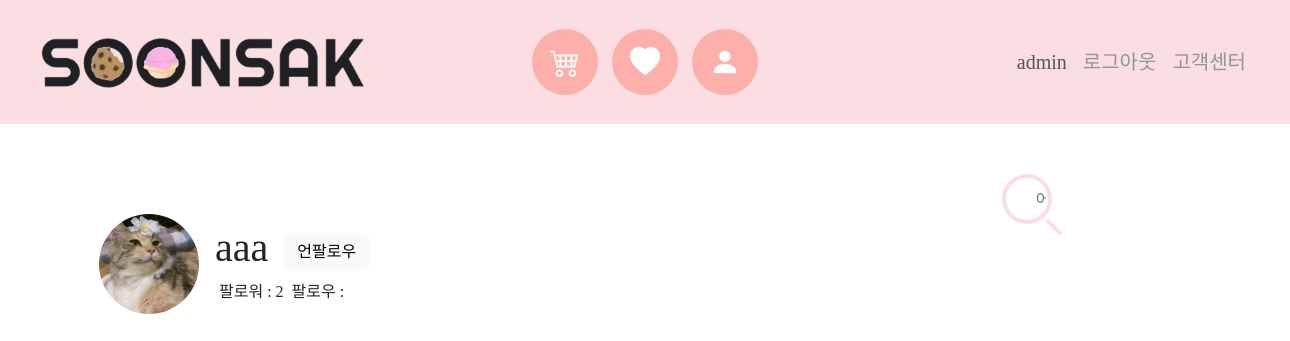
Page /accounts/1/ (signed in) on the committed database.
### accounts/models.py (models this page shows)
class User(AbstractUser):
    pass
    address = models.CharField(max_length=250)
    followings = models.ManyToManyField('self', symmetrical=False, related_name='followers')
    profile_image = ProcessedImageField(
        upload_to="images/accounts/",
        blank=True,
        processors=[ResizeToFill(300, 300)],
        format="JPEG",
        options={"quality": 100},
    )

### accounts/views.py (the view)
# urls.py: path('<int:user_pk>/', views.detail, name="detail"),
def detail(request, user_pk):
    user = User.objects.get(pk=user_pk)
    user_followers = user.followings.count()
    context = {
        'user': user,
        'user_followers':user_followers,
    }
    return render(request, 'accounts/detail.html', context)

### accounts/templates/accounts/detail.html (shortened to what this page needs)
{% extends 'base.html' %}
{% load static %}
{% block content %}
  {% load django_bootstrap5 %}
  <div class="container">
    <div class="d-flex align-items-center">
      <div>
        {% if user.profile_image %}
          <img src="{{ user.profile_image.url }}" alt="{{ user.imgage }}" style="width: 100px; height: 100px; border-radius: 500px">
        {% else %}
          <img src="https://miro.medium.com/max/720/1*N5w9Ay0VlQBKF4b11C0LdQ.png" alt="" style="width: 100px; height: 100px; border-radius: 500px">
        {% endif %}
      </div>
      <div>
        <div class="d-flex align-items-center">
          <h1 class="mx-3">{{ user.username }}</h1>
          {% if request.user != user %}
            <a href="{% url 'accounts:follow' user.pk %}" class="btn btn-light">
              {% if request.user in user.followings.all %}
                언팔로우
              {% else %}
                팔로우
              {% endif %}
            </a>
          {% endif %}
        </div>
        <div class="d-flex mx-3">
          <div class="mx-1">
            팔로워 :
            {{ user_followers }}
          </div>
          <div class="mx-1">
            팔로우 :
          </div>
        </div>
      </div>
    </div>
  </div>
{% endblock %}

### templates/base.html (shortened to what this page needs)
{% load static %}
{% load django_bootstrap5 %}
<!DOCTYPE html>
<html lang="en">
  <head>
    <link rel="stylesheet" href="https://cdn.jsdelivr.net/npm/bootstrap-icons@1.5.0/font/bootstrap-icons.css">
    <link href="https://cdn.jsdelivr.net/npm/bootstrap@5.2.2/dist/css/bootstrap.min.css" rel="stylesheet">
    <link rel="stylesheet" href="https://use.fontawesome.com/releases/v5.3.1/css/all.css">
    {% bootstrap_css %}
    <link rel="stylesheet" href="{% static 'css/style.css' %}">
  </head>
  <body>
    <nav class="navbar navbar-expand-lg" style="background-color: #FADEE1;">
      <div class="container-fluid">
        <div class="ps-3">
          <a class="navbar-brand" href="{% url 'accounts:index' %}">
            <img src="{% static 'images/black2.png' %}" alt="SOONSAK" width="350px;">
          </a>
        </div>
        <div>
          <div class="collapse navbar-collapse" id="navbarSupportedContent">
            <div class="d-flex flex-column navbar-nav me-auto mb-2 mb-lg-0 align-items-center">
              <ul>
                <li>
                  <a href="#">
                    <i class="fas bi bi-cart4"></i>
                  </a>
                </li>
                <li>
                  <a href="#">
                    <i class="fas bi bi-heart-fill"></i>
                  </a>
                </li>
                <li>
                  <a href="">
                    <i class="fas bi bi-person-fill"></i>
                  </a>
                </li>
              </ul>
              <div class="menu">
                {% if request.user.is_authenticated %}
                  <li>
                    <a href="{% url 'accounts:detail' user.pk %}" class="text-muted">{{ request.user }}</a>
                  </li>
                  <li>
                    <a href="{% url 'accounts:logout' %}">로그아웃</a>
                  </li>
                {% endif %}
                <li>
                  <a href="#">고객센터</a>
                </li>
              </div>
            </div>
          </div>
        </div>
      </div>
    </nav>
    <div class="d-flex justify-content-center">
      <form id="content">
        <input type="text" name="input" class="q_input_css" id="search-input" placeholder="       어떤 과자를 찾고 계신가요?">
        <button type="reset" class="search" id="search-btn"></button>
      </form>
    </div>
    <div class="container" style="margin-top: 90px;">
      {% block content %}{% endblock content %}
    </div>
  </body>
</html>

### static/css/style.css (style rules this page uses)
body { font-family: LeeSeoyun; }
ul { position: absolute; top:50%; left:50%; transform: translate(-50%, -50%); margin: 0; padding: 0; display: flex; }
ul li { list-style: none; }
ul li a { position: relative; display: block; width: 60px; height: 60px; background: #FDAFAB; color: #fff; text-align: center; line-height: 60px; margin: 0 10px; box-shadow: 0 0 0 3px #FDAFAB; overflow: hidden; border-radius: 50%; }
ul li a i.fas { position: relative; font-size: 30px; width: 100%; height: 100%; line-height: 60px; transition: 0.5s; }
ul li a:before { content: ' '; position: absolute; top: 0; left: 0; width: 100%; height: 100%; background: #fff; transform-origin: top; transform: scaleY(0); transition: transform 0.5s; }
.menu { display: flex; margin-right: 2rem; font-size: 20px; }
.menu li a { position: relative; text-decoration: none; color: #949494; margin-left: 1rem; }
.menu li a::before { content: ""; height: 4px; width: 0; border-radius: 2px; transition: 0.3s; position: absolute; bottom: 0; left: 0; }
#content { position: absolute; height: 50px; width: 300px; margin-left: 170px; top: 28%; left: 80%; transform: translate(-50%, -50%); }
.q_input_css { box-sizing: border-box; width: 50px; height: 50px; border: 4px solid #FADEE1; border-radius: 50%; background: none; color: #FADEE1; font-size: 16px; font-weight: 400; font-family: Roboto; outline: 0; -webkit-transition: width 0.4s ease-in-out, border-radius 0.8s ease-in-out, padding 0.2s; transition: width 0.4s ease-in-out, border-radius 0.8s ease-in-out, padding 0.2s; -webkit-transition-delay: 0.4s; transition-delay: 0.4s; -webkit-transform: translate(-100%, -50%); -ms-transform: translate(-100%, -50%); transform: translate(-100%, -50%); }
.search { background: none; position: absolute; top: 0px; left: 0; height: 50px; width: 50px; padding: 0; border-radius: 100%; outline: 0; border: 0; color: inherit; cursor: pointer; -webkit-transition: 0.2s ease-in-out; transition: 0.2s ease-in-out; -webkit-transform: translate(-100%, -50%); -ms-transform: translate(-100%, -50%); transform: translate(-100%, -50%); }
.search:before { content: ""; position: absolute; width: 20px; height: 4px; background-color: #FADEE1; -webkit-transform: rotate(45deg); -ms-transform: rotate(45deg); transform: rotate(45deg); margin-top: 26px; margin-left: 17px; -webkit-transition: 0.2s ease-in-out; transition: 0.2s ease-in-out; }

### rows in the picture
User: user "admin"
User: profile_image (picture), username "aaa"

### other values in the picture
{{ user_followers }} "2"
